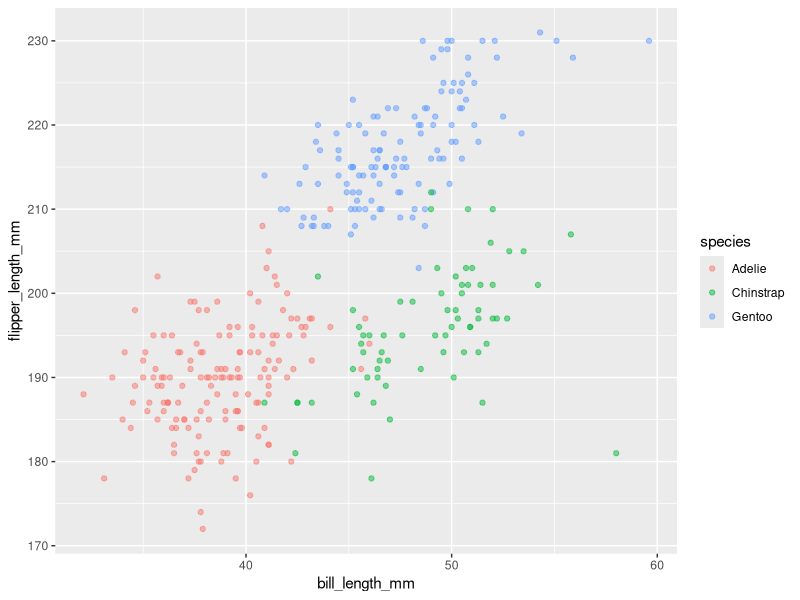
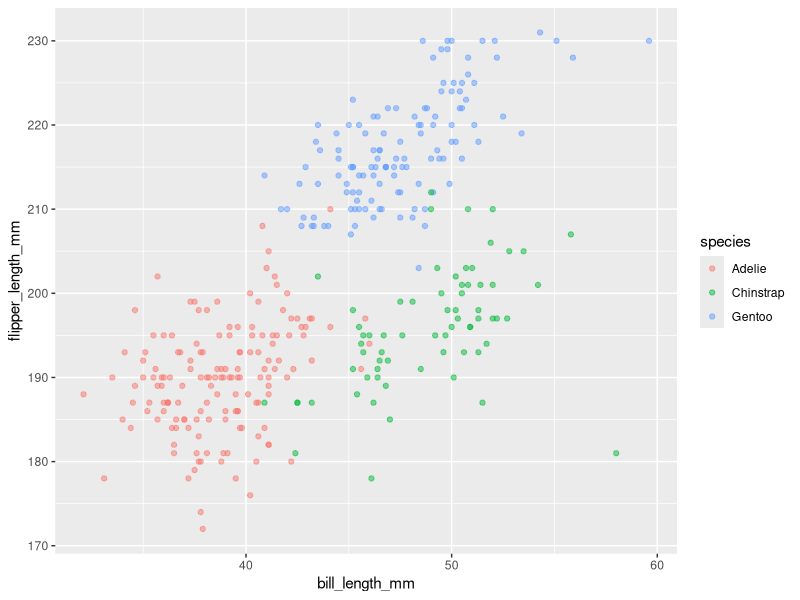

Here is the R script that generated these plots, in order:
## ---- chunk 1
library(tidyverse) 
library(dplyr)
## ---- chunk 2
set.seed(10)

hw1 = tibble(
    vec_numeric = rnorm(10),
    vec_char = c("My", "name", "is", "Judy", "and", "I", "am", "learning", "data","science"),
    vec_logical = c(TRUE, FALSE, FALSE, FALSE, TRUE, TRUE, FALSE, FALSE, FALSE, FALSE),
    vec_factor = factor(c("low","medium","high","low","medium","high", "low","medium","high", "low"))
  )
## ---- chunk 3
mean(pull(hw1,vec_numeric))
mean(pull(hw1,vec_char))
mean(pull(hw1,vec_logical))
mean(pull(hw1,vec_factor))
## ---- chunk 4
x <- as.numeric(pull(hw1, vec_factor)) ##convert factor into numeric value
mean(x) 
## ---- chunk 5
##Logic variable 
logic <- as.numeric(pull(hw1, vec_logical))
mean(logic) 
## ---- chunk 6
##Character variable 
character <- as.numeric(pull(hw1, vec_char))
mean(character) 
## ---- chunk 7
library(palmerpenguins)

data("penguins", package = "palmerpenguins")

colnames(penguins)
ncol(penguins)
nrow(penguins)
str(penguins)
summary(penguins)
## ---- chunk 8
p <- ggplot(penguins, aes(x = bill_length_mm, y = flipper_length_mm, color = species)) + geom_point(alpha = 0.5) 

print(p)

ggsave("JF_DSHW1_scatterplot.pdf", height = 10, width = 6)
